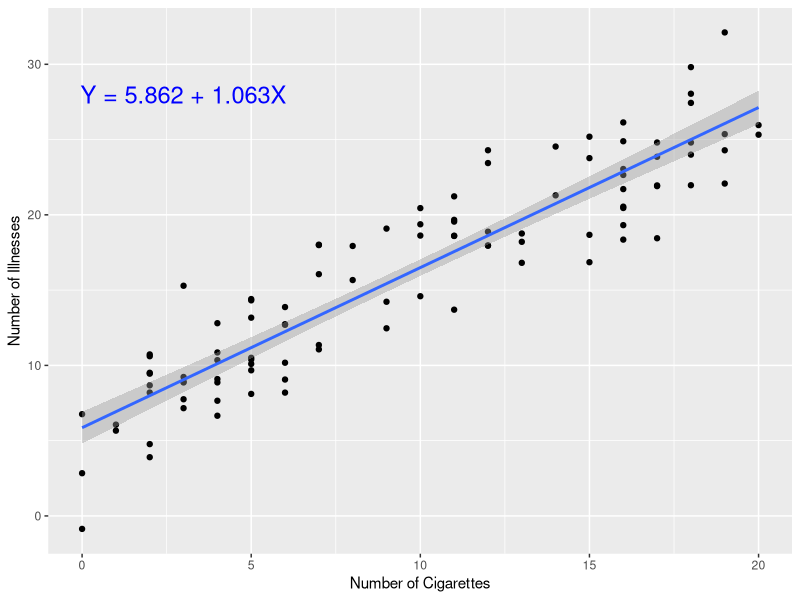
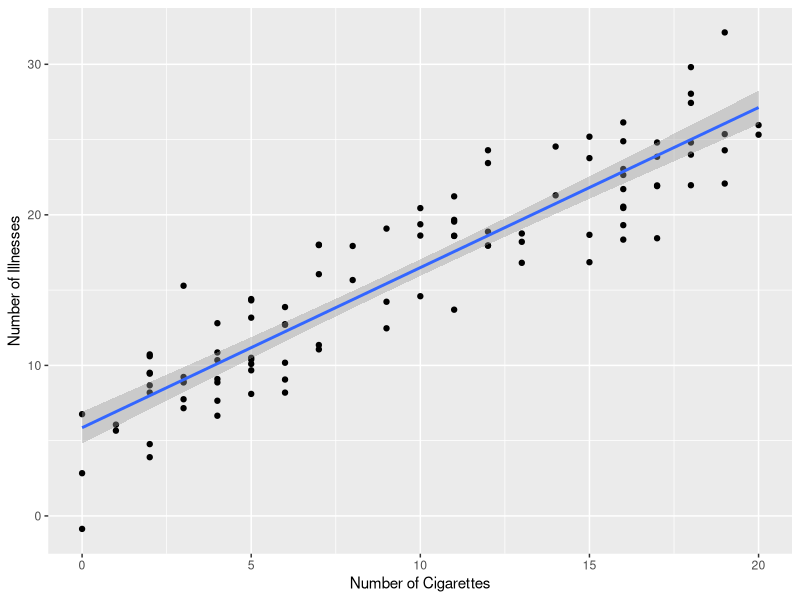
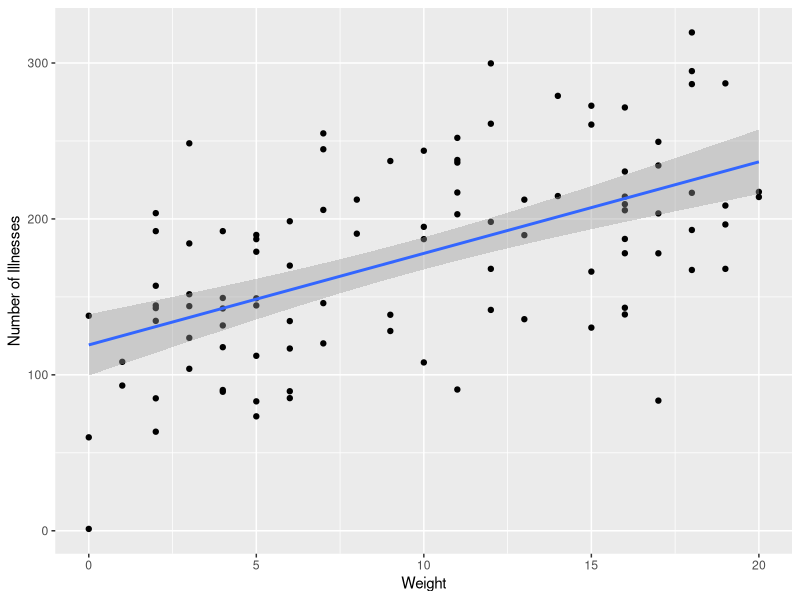
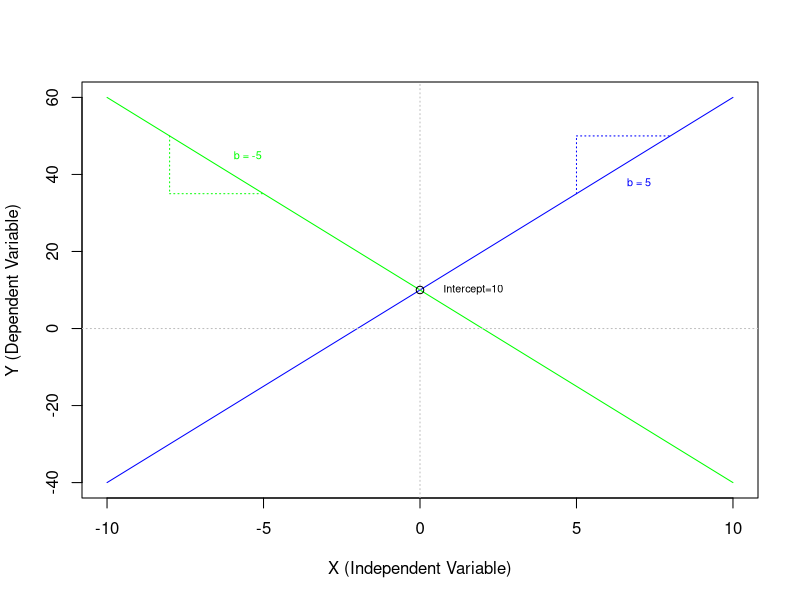
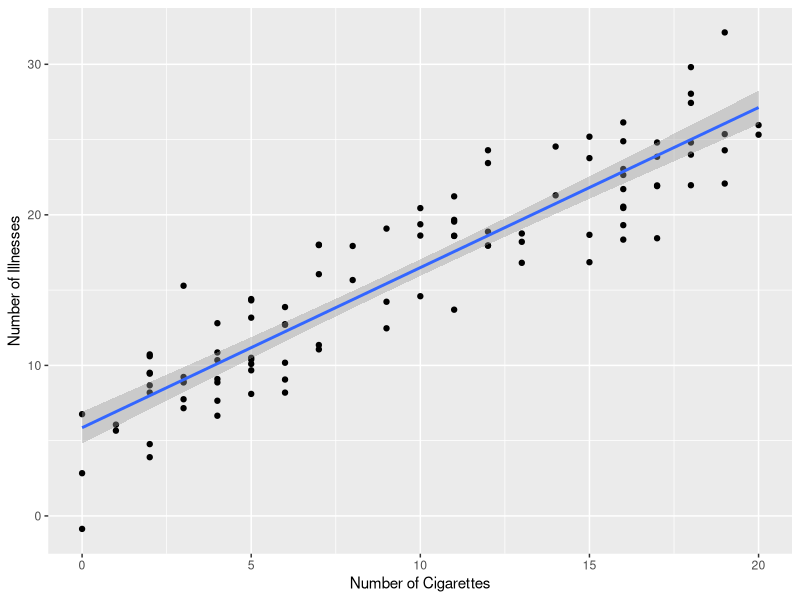
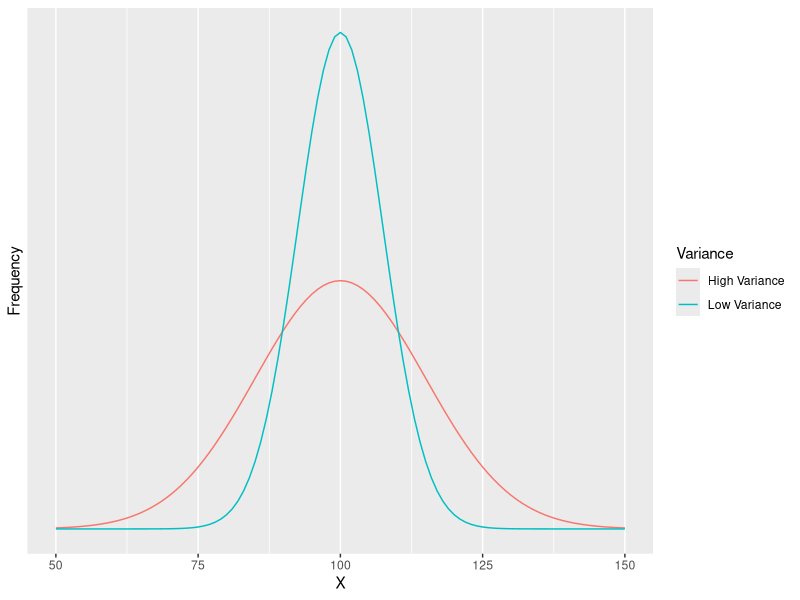
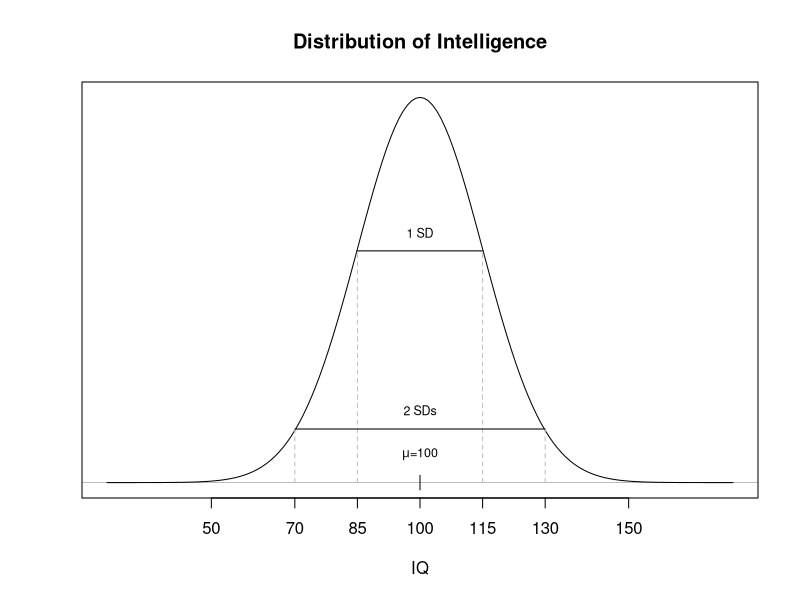
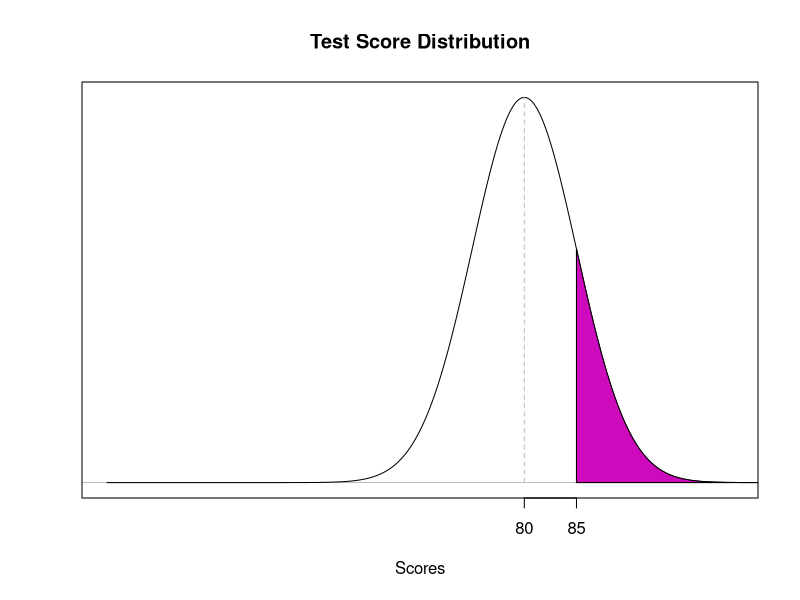

The R script that drew these images, in order:
## ---- chunk 1
library(ggplot2)

set.seed(3)
cigs<-round(runif(100,-.4,20.4))
lbs<-rnorm(100,125+5*cigs+rnorm(100,0,50),25)
ill<-.75*cigs + .05*lbs + rnorm(100,0,1)
df<-data.frame(cigs,lbs,ill)
b0<-round(coef(lm(ill~cigs))[1],3)
b1<-round(coef(lm(ill~cigs))[2],3)
label<- paste("Y = ",b0," + ",b1,"X",sep="")

ggplot(df, aes(cigs,ill)) + geom_point() +
  geom_smooth(method="lm") + 
  annotate("text",x=3,y=28,label=label,colour="blue",size=6) +
  labs(x="Number of Cigarettes",y="Number of Illnesses")
## ---- chunk 2
ggplot(df, aes(cigs,ill)) + geom_point() +
  geom_smooth(method="lm") + 
  labs(x="Number of Cigarettes",y="Number of Illnesses")
## ---- chunk 3
ggplot(df, aes(cigs,lbs)) + geom_point() +
  geom_smooth(method="lm") + 
  labs(x="Weight",y="Number of Illnesses")
## ---- chunk 4
x<-seq(-10,10,by=.01)
y1<- 10+5*x
y2<- 10 - (5*x)
plot(x,y1,xlab="X (Independent Variable)", ylab="Y (Dependent Variable)",type="l",lty=1,col="blue")
lines(x,y2,lty=1,col="green")
abline(h=0,lty=3,col="gray")
abline(v=0,lty=3,col="gray")
points(0,10)
text(1.7,10,"Intercept=10",cex=.65)
x1<-c(5,5)
y1<-c(35,50)
x2<-c(5,8)
y2<-c(50,50)
lines(x1,y1,lty=3,col="blue")
lines(x2,y2,lty=3,col="blue")
x1<-c(-8,-8)
y1<-c(50,35)
x2<-c(-8,-5)
y2<-c(35,35)
lines(x1,y1,lty=3,col="green")
lines(x2,y2,lty=3,col="green")
text(7,38,"b = 5",cex=.65,col="blue")
text(-5.5,45,"b = -5",cex=.65,col="green")
## ---- chunk 5
ggplot(df, aes(cigs,ill)) + geom_point() +
  geom_smooth(method="lm") + 
  labs(x="Number of Cigarettes",y="Number of Illnesses")
## ---- chunk 6
x<-seq(50,150,by=1)
y1<-dnorm(x,100,15)
y2<-dnorm(x,100,7.5)
df2<-data.frame(rep(x,2),c(y1,y2),c(rep("High Variance",length(x)),rep("Low Variance",length(x))))
names(df2)<-c("X","Frequency","Variance")
ggplot(data=df2,aes(x=X,y=Frequency,group=Variance,colour=Variance)) + 
  geom_line() + scale_y_continuous(breaks=NULL)

## ---- chunk 7
x<-25:175
y<-dnorm(25:175,100,15)
plot(x,y,type="l",xlab="IQ",main="Distribution of Intelligence",yaxt="n",xlim=c(25,175),ylab="",
     xaxt="n")
abline(h=0,lwd=".25")
lines(rep(100,2),c(-.0005,.0005))
text(100,.002,expression(mu * "=100"), cex=.75)
lines(c(85,115),c(rep(.016,2)))
lines(c(85,85),c(0,.016),lty=2,col="gray")
lines(c(115,115),c(0,.016),lty=2,col="gray")
text(100,.01725,"1 SD",cex=.75)
lines(c(70,130),c(.0037,.0037))
text(100,.005,"2 SDs",cex=.75)
lines(c(70,70),c(0,.0037),lty=2,col="gray")
lines(c(130,130),c(0,.0037),lty=2,col="gray")
axis(1,at=c(50,70,85,100,115,130,150))
## ---- chunk 8
mu1<-80
sigma1<-5
mu2<-80
sigma2<-8
mu3<-70
sigma3<-8
## ---- chunk 9
x<-seq(40,110,by=.01)
y<-dnorm(x,mu1,sigma1)
plot(x,y,type="l",xlab="Scores",main="Test Score Distribution",yaxt="n",xlim=c(min(x),100),ylab="",
     xaxt="n")
abline(h=0,lwd=".25")
lines(rep(85,2),c(0,dnorm(85,mu1,sigma1)))
lines(rep(mu1,2),c(0,dnorm(mu1,mu1,sigma1)), lty=2, col="gray")
polygon(c(85,seq(85,110,.1),110),c(0,dnorm(seq(85,110,.1),mu1,sigma1),0),col=6)
axis(1,at=c(mu1,85))
## ---- chunk 10
x<-seq(40,110,by=.01)
y<-dnorm(x,mu2,sigma2)
plot(x,y,type="l",xlab="Scores",main="Test Score Distribution",yaxt="n",xlim=c(min(x),100),ylab="",
     xaxt="n")
abline(h=0,lwd=".25")
lines(rep(85,2),c(0,dnorm(85,mu2,sigma2)))
lines(rep(mu2,2),c(0,dnorm(mu2,mu2,sigma2)), lty=2, col="gray")
polygon(c(85,seq(85,110,.1),110),c(0,dnorm(seq(85,110,.1),mu2,sigma2),0),col=6)
axis(1,at=c(mu2,85))
## ---- chunk 11
x<-seq(40,110,by=.01)
y<-dnorm(x,mu3,sigma3)
plot(x,y,type="l",xlab="Scores",main="Test Score Distribution",yaxt="n",xlim=c(min(x),100),ylab="",
     xaxt="n")
abline(h=0,lwd=".25")
lines(rep(85,2),c(0,dnorm(85,mu3,sigma3)))
lines(rep(mu3,2),c(0,dnorm(mu3,mu3,sigma3)), lty=2, col="gray")
polygon(c(85,seq(85,110,.1),110),c(0,dnorm(seq(85,110,.1),mu3,sigma3),0),col=6)
axis(1,at=c(mu3,85))
## ---- chunk 12
x<-seq(40,110,by=.01)
y<-dnorm(x,mu1,sigma1)
plot(x,y,type="l",xlab="Scores",main="Test Score Distribution",yaxt="n",xlim=c(min(x),100),ylab="",
     xaxt="n")
abline(h=0,lwd=".25")
lines(rep(85,2),c(0,dnorm(85,mu1,sigma1)))
lines(rep(mu1,2),c(0,dnorm(mu1,mu1,sigma1)), lty=2, col="gray")
polygon(c(85,seq(85,110,.1),110),c(0,dnorm(seq(85,110,.1),mu1,sigma1),0),col=6)
axis(1,at=c(mu1,85))
legend("topleft",paste("P(x > 85) =",1-round(pnorm(85,mu1,sigma1),4), sep=""),cex=.8,)
## ---- chunk 13
x<-seq(40,110,by=.01)
y<-dnorm(x,mu2,sigma2)
plot(x,y,type="l",xlab="Scores",main="Test Score Distribution",yaxt="n",xlim=c(min(x),100),ylab="",
     xaxt="n")
abline(h=0,lwd=".25")
lines(rep(85,2),c(0,dnorm(85,mu2,sigma2)))
lines(rep(mu2,2),c(0,dnorm(mu2,mu2,sigma2)), lty=2, col="gray")
polygon(c(85,seq(85,110,.1),110),c(0,dnorm(seq(85,110,.1),mu2,sigma2),0),col=6)
axis(1,at=c(mu2,85))
legend("topleft",paste("P(x > 85) =",1-round(pnorm(85,mu2,sigma2),4), sep=""),cex=.8,)
## ---- chunk 14
x<-seq(40,110,by=.01)
y<-dnorm(x,mu3,sigma3)
plot(x,y,type="l",xlab="Scores",main="Test Score Distribution",yaxt="n",xlim=c(min(x),100),ylab="",
     xaxt="n")
abline(h=0,lwd=".25")
lines(rep(85,2),c(0,dnorm(85,mu3,sigma3)))
lines(rep(mu3,2),c(0,dnorm(mu3,mu3,sigma3)), lty=2, col="gray")
polygon(c(85,seq(85,110,.1),110),c(0,dnorm(seq(85,110,.1),mu3,sigma3),0),col=6)
axis(1,at=c(mu3,85))
legend("topleft",paste("P(x > 85) =",1-round(pnorm(85,mu3,sigma3),4), sep=""),cex=.8,)
## ---- chunk 15
dat<-read.csv("mtmv_data_10_12.csv")
tempDV<-ifelse(is.na(dat$vote_share)==0,dat$vote_share,50.5)
tempIV<-rnorm(nrow(dat),scale(tempDV),1)
dat$shape <- rank(tempIV,ties.method="random")%/%(ceiling(length(tempIV)/3)+1)
dat$shape <- factor(dat$shape, levels=c(0:2),labels=c("Square","Circle","Triangle"))
attach(dat)
hist(vote_share,xlab="Republican Vote Share in District",col="indianred1",breaks=10,main="")
## ---- chunk 16
hist(mshare,xlab="Republican Tweet Share in District",col="dodgerblue",breaks=10,main="")
## ---- chunk 17
plot(vote_share~mshare,xlab="Proportion Tweets for Republican",ylab="Republican Vote Share",col="red",pch=20)
abline(lm(vote_share~mshare),lwd=1.5,lty=2,col="navy")
#summary(lm(vote_share~mshare))
text(80,10,expression(paste(hat(Y) == 37.04 + .27,"b")),col="navy")
lines(c(50,50),c(0,50.54),lty=2,col="navy",lwd=2)
lines(c(-10,50),c(50.54,50.54),lty=2,col="navy",lwd=2)
points(50,50.54,pch=20,col="black",cex=2,lwd=2)
